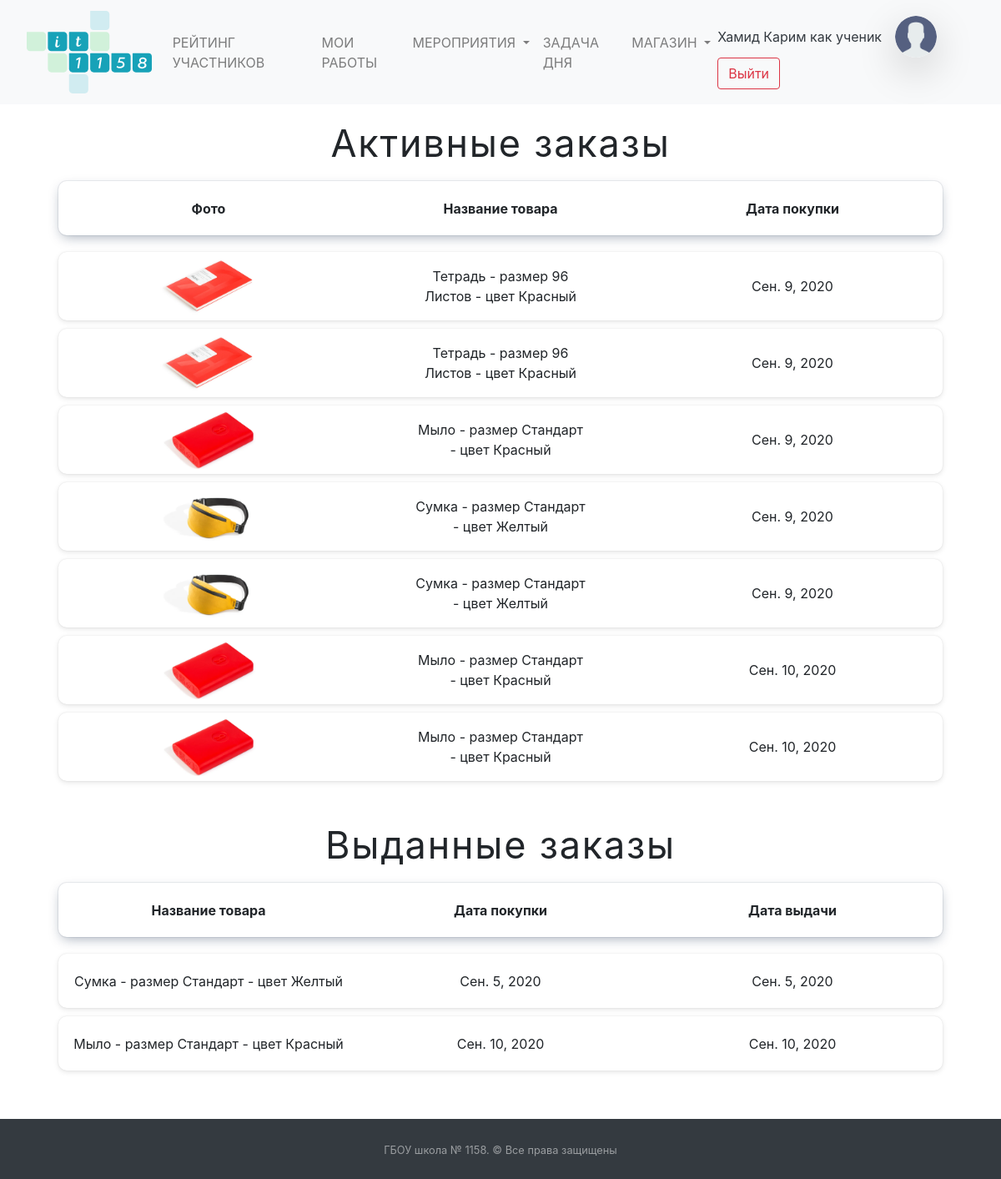
The app's page /market/bought_product_list/ (signed in), older data.
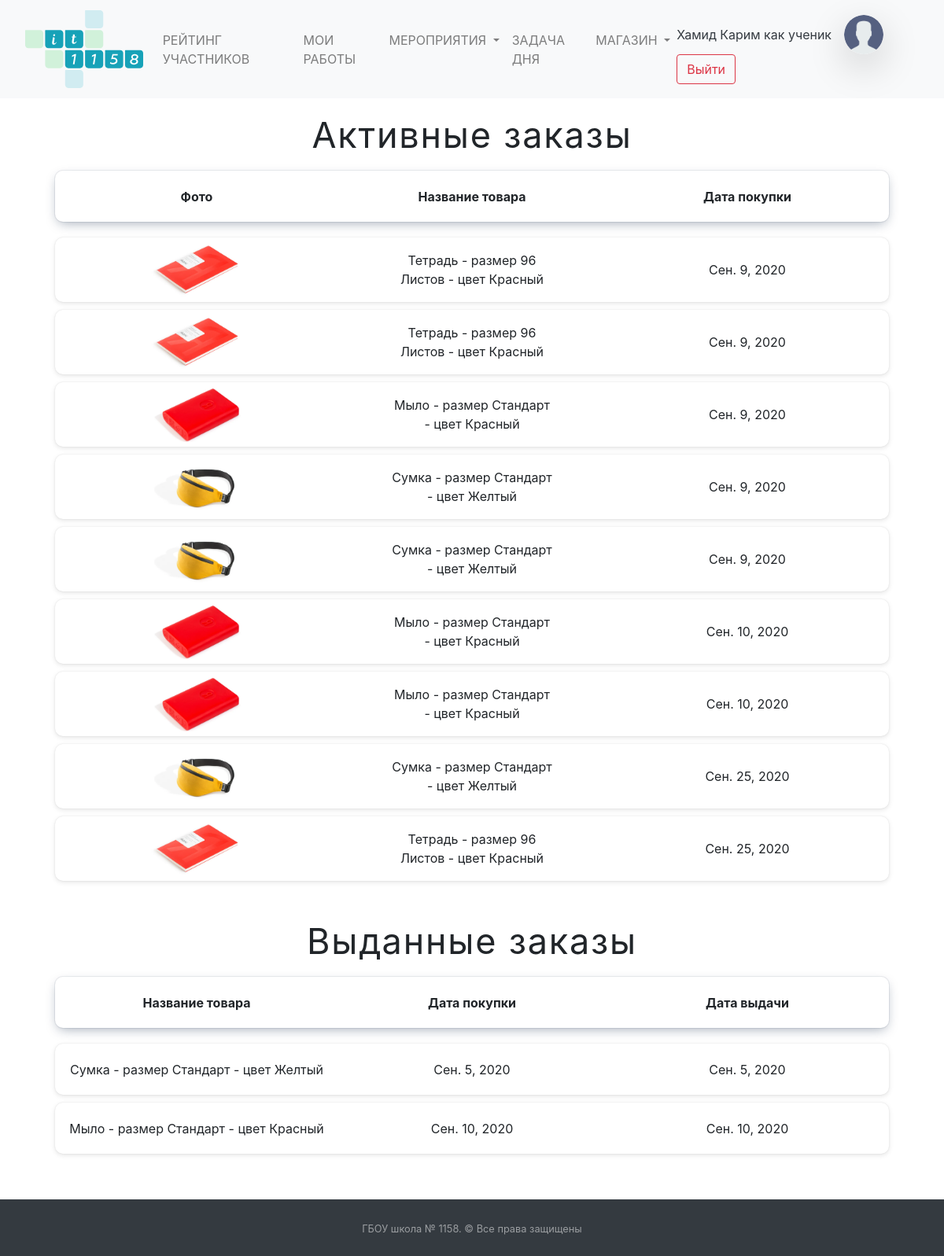
The same page, newer data.
### mainapp/models.py (models this page shows, shortened)
class Puples(models.Model):
    STATUS_CHOICES = (
        ('ST10', 'Ученик 10 ИТ-класса'),
        ('ST11', 'Ученик 11 ИТ-класса'),
        ('APP', 'Кандидат в ИТ-класс'),
        ('TEACH', 'Учитель')
    )
    PROGRESS_CHOICES = (
        (0, '0'),
        (25, '25'),
        (50, '50'),
        (75, '75'),
        (100, '100'),
    )
    name = models.CharField("Имя", null=True, max_length=50)
    surname = models.CharField("Фамилия", null=True, max_length=100)
    rate = models.PositiveIntegerField("Рейтинг ученика", default=0)
    image = models.ImageField("Фотография профиля", blank=True, upload_to="puples_photo",
                              default="puples_photo/user-2.png")
    user = models.OneToOneField(User, on_delete=models.CASCADE, null=True, default='',
                                verbose_name="Связь с таблицей пользователей")
    status = models.CharField("Статуc", choices=STATUS_CHOICES, default='ST10', max_length=30)
    applicant_first_result = models.FloatField("Результат первого этапа", blank=True, default=0)
    applicant_progress = models.IntegerField(verbose_name="Прогресс", choices=PROGRESS_CHOICES, default=0, blank=True)
    email = models.EmailField(verbose_name="Email", default="")
    phone = models.CharField(max_length=12, verbose_name="Телефон", default="")
    class Meta:
        verbose_name = "Пользователи"
        verbose_name_plural = "Пользователи"

### market/models.py (models this page shows, shortened)
class BoughtProduct(models.Model):
    customer = models.ForeignKey(Puples, verbose_name="Покупатель товара", on_delete=models.SET_NULL, null=True)
    main_product = models.ForeignKey(MarketProduct, verbose_name="Ссылка на основной товар", on_delete=models.CASCADE)
    connected_event = models.ForeignKey(Events, verbose_name="Ссылка на Event с этой покупкой", on_delete=models.CASCADE, default=None)
    bought_date = models.DateField("Дата покупки", auto_now_add=True)
    given_date = models.DateField("Дата выдачи товара", null=True)
    given = models.BooleanField("Выдан ли товар покупателю", default=False)
    class Meta:
        verbose_name = "Заказ/купленный товар"
        verbose_name_plural = "Заказы и купленные товары"

class MarketProduct(models.Model):
    product_name = models.CharField(verbose_name="Название товара", max_length=200)
    product_size = models.CharField(verbose_name="Размер товара", default="Стандарт", max_length=200)
    product_color = models.CharField(verbose_name="Цвет товара", default="Не указан", max_length=200)
    product_photo = models.ImageField("Фотография товара", upload_to="products_photo/", blank=True)
    remained_amount = models.PositiveIntegerField("Количество оставшегося товара", null=False)
    price = models.PositiveIntegerField("Цена товара", null=False)
    def __str__(self):
        return f"{self.product_name}\t-\tразмер {self.product_size}\t-\tцвет {self.product_color}"
    class Meta:
        verbose_name = "Товар"
        verbose_name_plural = "Товары"

### market/views.py (the view, shortened to what this page needs)
# urls.py: path('bought_product_list/', views.BoughtProductList.as_view(), name='Каталог купленных товаров'),
class BoughtProductList(HeaderNotificationsCounter, LoginRequiredMixin, ListView):
    template_name = "market/product_check_list.html"
    model = BoughtProduct
    login_url = "/login/"
    def get_context_data(self, **kwargs):
        context = super(BoughtProductList, self).get_context_data(**kwargs)
        if self.request.user.is_superuser:
            context["not_given_product_list"] = BoughtProduct.objects.filter(given=0)
            context["given_product_list"] = BoughtProduct.objects.filter(given=1)
        else:
            context["not_given_product_list"] = BoughtProduct.objects.filter(given=0, customer=self.request.user.puples)
            context["given_product_list"] = BoughtProduct.objects.filter(given=1, customer=self.request.user.puples)
        return context

### mainapp/addons_python/views_addons_classes.py (called while the page is built)
    def get_context_data(self, *, object_list=None, **kwargs):
        context = super().get_context_data(**kwargs)
        context['events_new'] = Events.objects.filter(check=False).count()
        context['applicants_count'] = Puples.objects.filter(
            status="APP").count()
        return context

### templates/market/product_check_list.html (shortened to what this page needs)
{% extends  'base.html' %}
{% load static %}
{% block main %}
    <h2 style="font-size: 45px;font-weight: 400;letter-spacing: 0.04em;margin-top: 20px;" class="text-center">
        Активные заказы
    </h2>
    {% if not_given_product_list %}
        <table class="product-list active-products-list p-0">
            <thead class="text-center">
                <tr style="box-shadow: 0 0 0 1px rgba(13,35,67,.07),0 5px 15px -4px rgba(13,35,67,.4);">
                    <th scope="col">Фото</th>
                    <th scope="col">Название товара</th>
                    <th scope="col">Дата покупки</th>
                </tr>
            </thead>
            <tbody>
                {% for product in not_given_product_list %}
                    <tr>
                        <td><img style="height: 70px;" src="{{ product.main_product.product_photo.url }}" alt="{{ product.main_product.product_name }}"></td>
                        <td>{{ product.main_product }}</td>
                        <td>{{ product.bought_date }}</td>
                    </tr>
                {% endfor %}
            </tbody>
        </table>
    {% else %}
    <h4 style="font-weight: 300;" class="text-center">
        Нет активных заказов
    </h4>
    {% endif %}
    <h2 class="text-center" style="font-size: 45px;font-weight: 400;letter-spacing: 0.04em;margin-top: 20px;">
        Выданные заказы
    </h2>
    {% if given_product_list %}
        <table class="product-list products-history p-0">
            <thead class="text-center">
            <tr style="box-shadow: 0 0 0 1px rgba(13,35,67,.07),0 5px 15px -4px rgba(13,35,67,.4);">
                <th scope="col">Название товара</th>
                <th scope="col">Дата покупки</th>
                <th scope="col">Дата выдачи</th>
            </tr>
            </thead>
            <tbody>
            {% for product in given_product_list %}
                {% if product.customer.id == user.puples.id or request.user.is_superuser %}
                    <tr>
                        <td>{{ product.main_product }}</td>
                        <td>{{ product.bought_date }}</td>
                        <td>{{ product.given_date }}</td>
                    </tr>
                {% endif %}
            {% endfor %}
            </tbody>
        </table>
    {% else %}
        <h4 style="font-weight: 300;" class="text-center">
            Нет выданных заказов
        </h4>
    {% endif %}
{% endblock %}

### templates/base.html (shortened to what this page needs)
<!DOCTYPE html>
<html lang="ru">
{% load static %}
<head>
    <link href="{% static 'css/bootstrap.css' %}" rel="stylesheet" type="text/css">
    <link href="{% static 'css/style.css' %}" rel="stylesheet" type="text/css">
    <link href="{% static 'css/pre.css' %}" rel="stylesheet" type="text/css">
    <link rel="stylesheet" href="//code.jquery.com/ui/1.12.1/themes/base/jquery-ui.css">
    <link rel="stylesheet" href="/resources/demos/style.css">
</head>
<body>
<div class="container-fuild">
    <nav class="navbar navbar-expand-lg navbar-light bg-light">
        <a href="/" class="navbar-brand">
            <img class="img-fluid mx-3"
                 width="150" height="150"
                 src="{% static '/images/logo_it_class.svg' %}"></a>
        <div class="collapse navbar-collapse" id="navbarSupportedContent">
            <ul class="navbar-nav mr-auto">
                {% if user.is_authenticated and user.puples.status != "APP" %}
                    <li class="nav-item">
                        <a class="nav-link{% block detail_active %}{% endblock %}" href="/rate">РЕЙТИНГ УЧАСТНИКОВ</a>
                    </li>
                {% endif %}
                {% if user.is_authenticated and user.puples.status != "APP" %}
                    <li class="nav-item">
                        <a class="nav-link{% block detail_active_works %}{% endblock %}" href="/works">МОИ РАБОТЫ</a>
                    </li>
                {% endif %}
                <li class="nav-item dropdown">
                    <a class="nav-link dropdown-toggle{% block detail_active_hach %}{% endblock %}" href="#"
                       id="navbarDropdown" role="button"
                       data-toggle="dropdown" aria-haspopup="true" aria-expanded="false">
                        МЕРОПРИЯТИЯ
                    </a>
                </li>
                {% if user.is_authenticated and user.puples.status != "APP" %}
                    <li class="nav-item">
                        <a class="nav-link{% block detail_active_task %}{% endblock %}" href="/daytask/">ЗАДАЧА ДНЯ</a>
                    </li>
                    <li class="nav-item dropdown">
                        <a class="nav-link {% block market_active %}{% endblock %} dropdown-toggle" href="#"
                           id="navbarDropdown" role="button"
                           data-toggle="dropdown" aria-haspopup="true" aria-expanded="false">
                            МАГАЗИН
                        </a>
                    </li>
                {% endif %}
            </ul>
            <form class="form-inline my-2 my-lg-0">
                {% if user.is_authenticated %}
                    <a class="nav-link text-dark disabled p-0"
                       href="/account/">{{ user.last_name }} {{ user.first_name }}</a>
                    <a href="/account/">
                        <img class="img-fluid mx-3 rounded-circle shadow-lg"
                             style="width: 50px; object-fit: cover; height:50px;"
                             src="{{ user.puples.image.url }}"></a>
                {% endif %}
                {% if user.username == "" %}
                    <a class="nav-link disabled" href="#">Гость</a>
                    <a class="btn btn-outline-success my-2 my-sm-0" href="/login">Войти</a>
                {% else %}
                    <a class="btn btn-outline-danger my-2 my-sm-0" href="/logout">Выйти</a>
                {% endif %}
            </form>
        </div>
    </nav>
    {% block main %}
    {% endblock %}
    <footer id="sticky-footer" class="py-4 bg-dark text-white-50 mt-5">
        <div class="container text-center">
            <small>ГБОУ школа № 1158. &copy; Все права защищены</small>
        </div>
    </footer>
</div>
</body>
</html>

### templates/market/product_check_list.html (style rules this page uses)
.product-list { margin-bottom: 40px; position: relative; width: 90%; left: 5%; }
.product-list tr { padding: 5px; margin: 10px; min-height: 65px; display: flex; justify-content: space-around; align-items: center; border-radius: 10px; box-shadow: 0 0 2px 0 rgba(0,0,0,.1), 0 2px 6px 0 rgba(0,0,0,.1); -webkit-box-shadow: 0 0 2px 0 rgba(0,0,0,.1), 0 2px 6px 0 rgba(0,0,0,.1); }
.active-products-list td,.active-products-list th { width: 20%; text-align: center; }
.products-history td, .products-history th { width: 33%; text-align: center; }

Row changes from the older to the newer data that the page shows:
added BoughtProduct: main_product.product_photo (picture), main_product "Сумка - размер Стандарт - цвет Желтый", bought_date "Сен. 25, 2020", shown under "Активные заказы"
added BoughtProduct: main_product.product_photo (picture), main_product "Тетрадь - размер 96 Листов - цвет Красный", bought_date "Сен. 25, 2020", shown under "Активные заказы"
